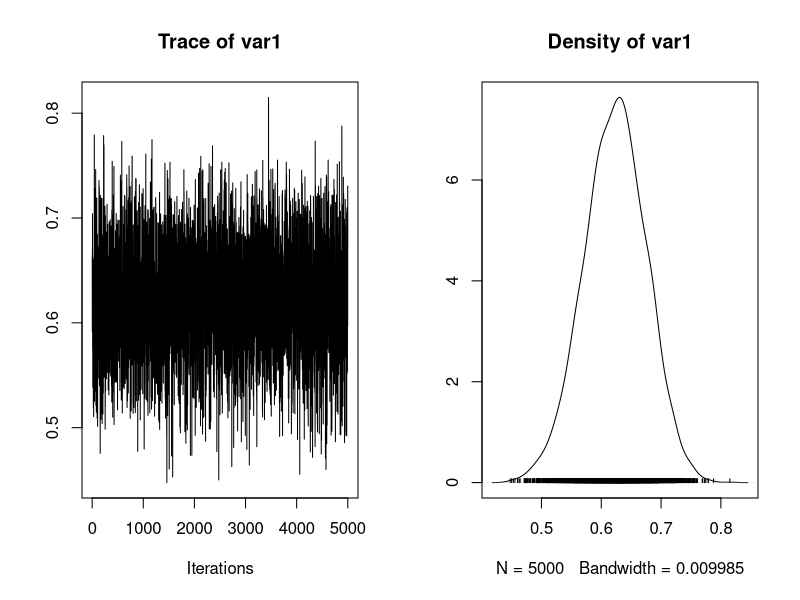
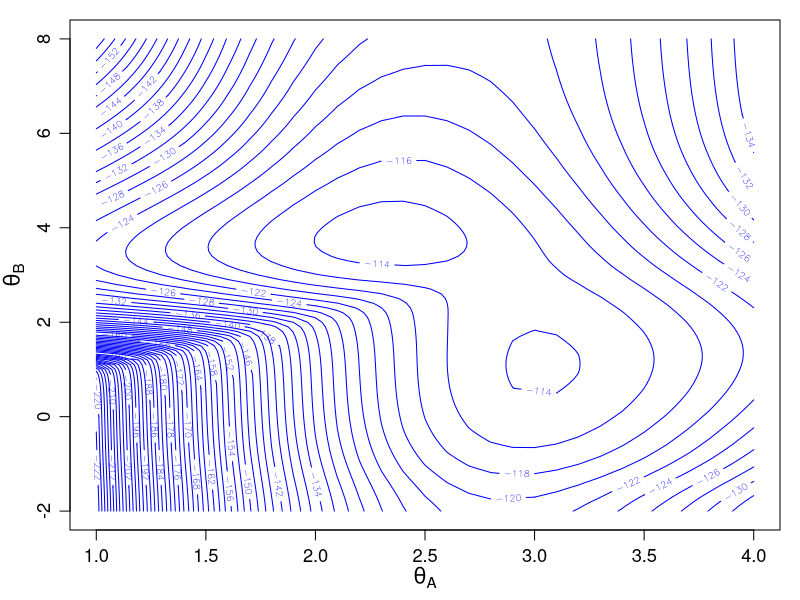
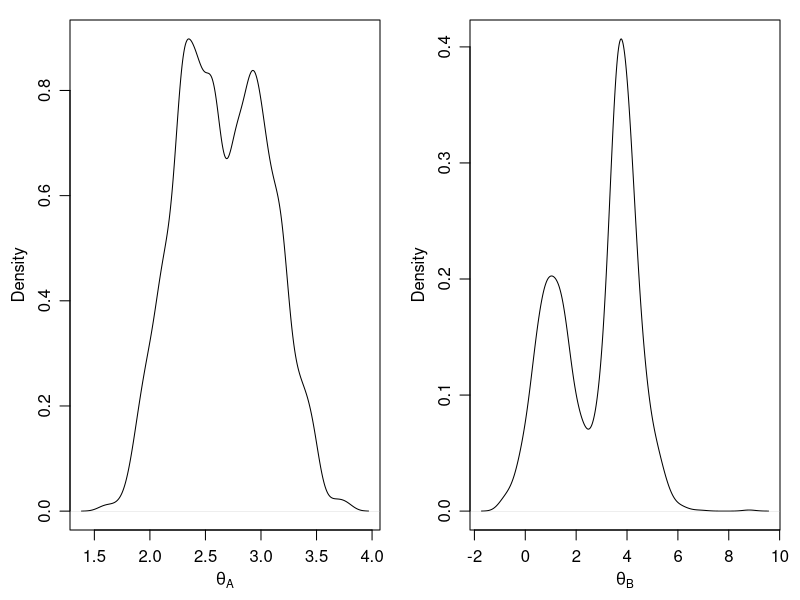
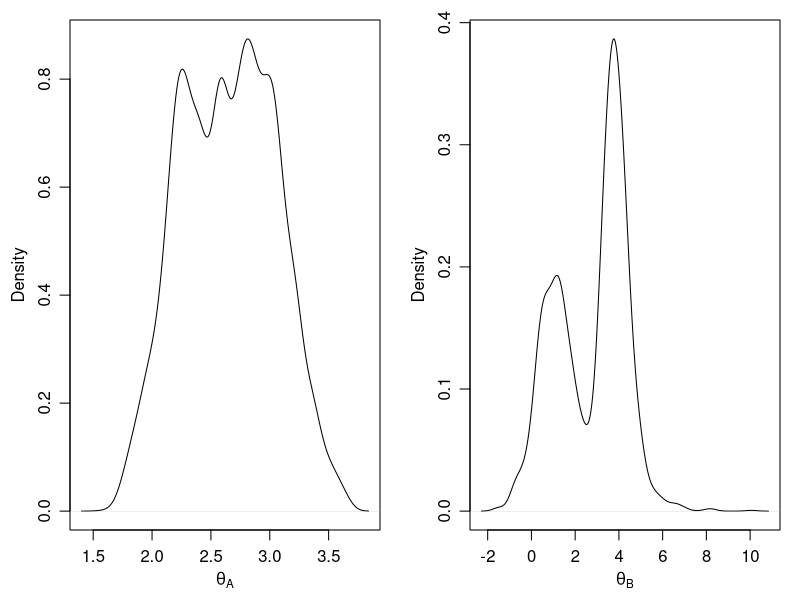
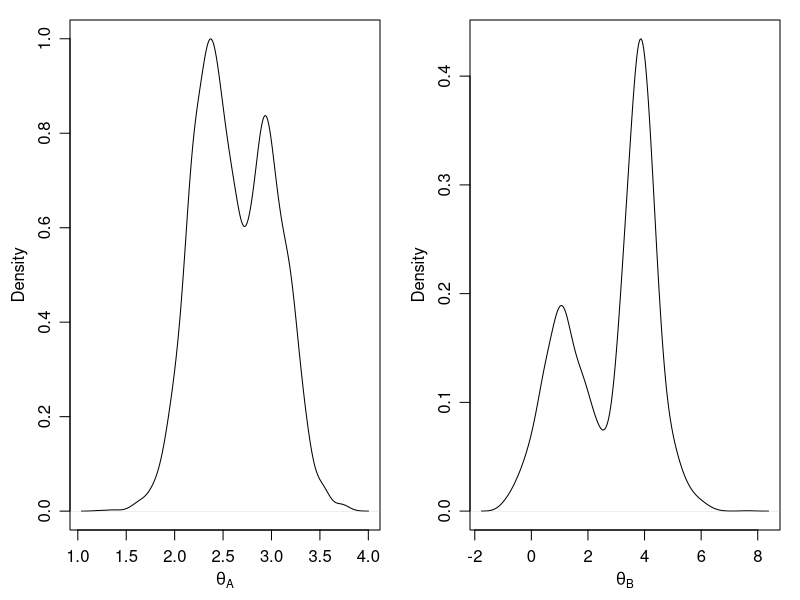
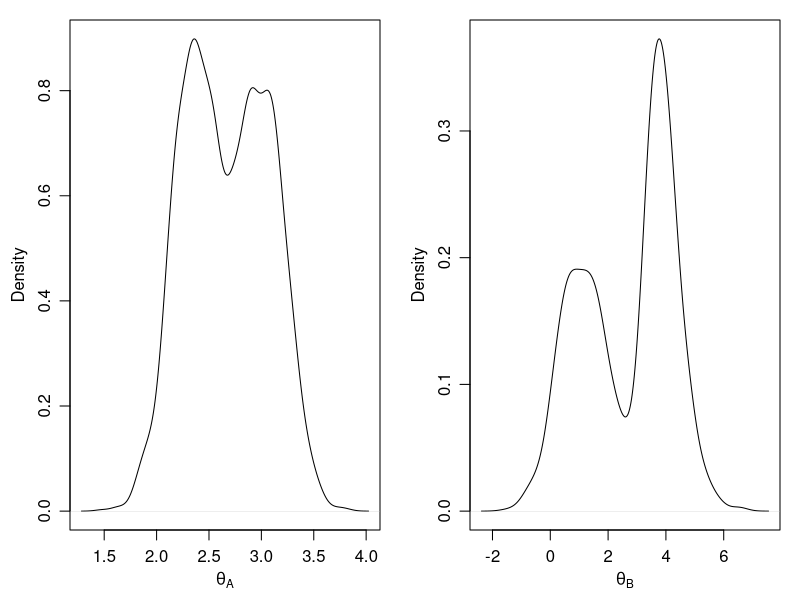
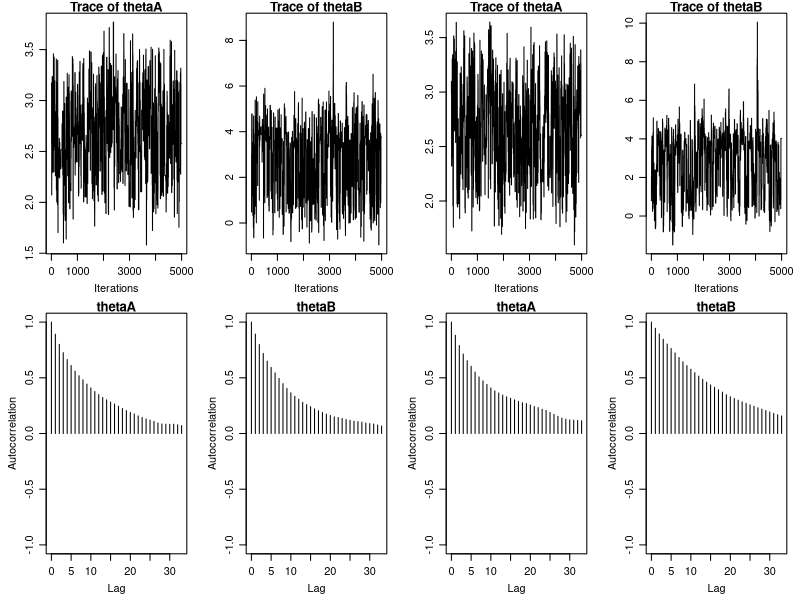
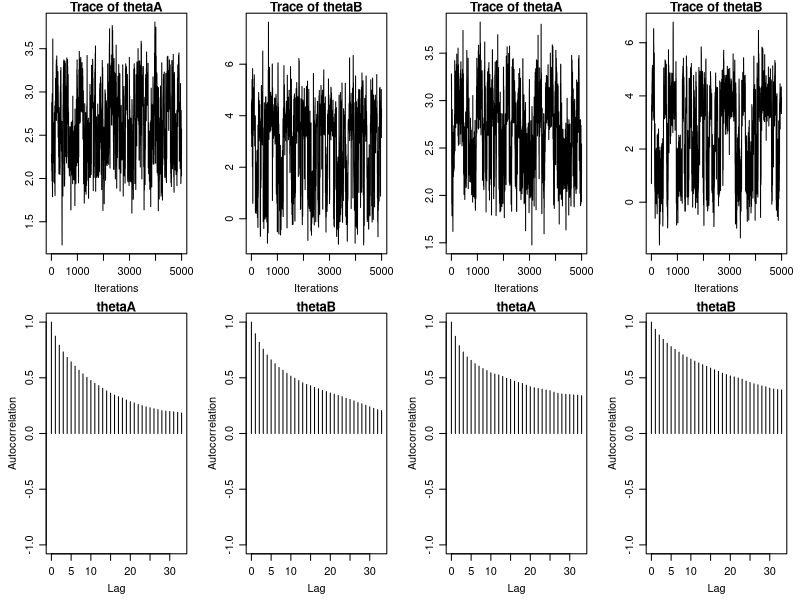

R code for these plots, in order:
####### Tutorial 9 codes

require(LearnBayes)
require(coda)

### Problem 1
## (b) Gibbs sampler
y <- c(125,18,20,34)
# y <- c(14,0,1,5)
T <- 10^4
theta.trace <- numeric(T)
z.trace <- numeric(T)
theta.old <- 0.5	# initialize theta

set.seed(4234)
for (i in 1:T) {
	z.new <- rbinom(1,y[1],2/(2+theta.old))
	theta.new <- rbeta(1,y[1]-z.new+y[4]+1,y[2]+y[3]+1)
	theta.trace[i] <- theta.new
	z.trace[i] <- z.new
	theta.old <- theta.new
}

# traceplot and density plot of theta
plot(mcmc(theta.trace[5001:T]))

# posterior mean and sd of theta
mean(theta.trace[5001:T])
sd(theta.trace[5001:T])



### Problem 2
y <- c(9.3,4.9,3.5,26.0,0.6,1.0,3.5,26.9,2.6,20.4,1.0,10.0,1.7,11.3,7.7,
      14.1,24.8,3.8,8.4,1.1,24.5,90.7,16.4,30.7,8.5,5.9,14.7,0.5,99.5,35.2)
n <- length(y)

## (b)
logpost <- function(theta,y){
	lambdaA <- exp(theta[1])
	lambdaB <- exp(theta[2])
	return(sum(log(0.8*exp(-y/lambdaA)/lambdaA + 0.2*exp(-y/lambdaB)/lambdaB)))
}

# contour plot
theta1 <- seq(from=1, to=4, by=0.1)
theta2 <- seq(from=-2, to=8, by=0.1)
z <- matrix(0,length(theta1),length(theta2))
for (i in 1:length(theta1)){
	for (j in 1:length(theta2)){
		theta <- c(theta1[i], theta2[j])
		z[i,j] <- logpost(theta,y)    
}}

par(mar=c(3.5,3.5,1,1))
par(mgp=c(2.1,0.8,0))
contour(x=theta1,y=theta2,z,col="blue",nlevels=40,
        xlab=expression(theta[A]),ylab=expression(theta[B]),
        cex.axis=1.1,cex.lab=1.3)

## (c)
(out1 <- optim(par=c(3,0),fn=logpost,hessian=TRUE,control=list(fnscale=-1),y=y))
		
## (d)
(out2 <- optim(par=c(2,4),fn=logpost,hessian=TRUE,control=list(fnscale=-1),y=y))

## (f)
# starting at the 1st mode
post.mode <- out1$par
post.cov <- -solve(out1$hessian)

T <- 10^4
start <- post.mode
proposal <- list(var=post.cov,scale=3)
set.seed(4234)
fit1.1<- rwmetrop(logpost,proposal,start,T,y)
fit1.1$accept

# density plot
par(mar=c(3.5,3.5,1,1))
par(mgp=c(2.1,0.8,0))
par(mfrow=c(1,2))
plot(density(fit1.1$par[5001:T,1]),main="",xlab=expression(theta[A]))
plot(density(fit1.1$par[5001:T,2]),main="",xlab=expression(theta[B]))

# starting at the 2nd mode
post.mode <- out2$par
post.cov <- -solve(out2$hessian)

T <- 10^4
start <- post.mode
proposal <- list(var=post.cov,scale=3)
set.seed(4234)
fit1.2 <- rwmetrop(logpost,proposal,start,T,y)
fit1.2$accept

# density plot
par(mar=c(3.5,3.5,1,1))
par(mgp=c(2.1,0.8,0))
par(mfrow=c(1,2))
plot(density(fit1.2$par[5001:T,1]),main="",xlab=expression(theta[A]))
plot(density(fit1.2$par[5001:T,2]),main="",xlab=expression(theta[B]))

## (g)
# starting at the 1st mode
post.mode <- out1$par
post.cov <- -solve(out1$hessian)
post.sd <- sqrt(diag(post.cov))
set.seed(4234)
fit2.1 <- gibbs(logpost,start,T,2*post.sd,y)
fit2.1$accept

# density plots
par(mar=c(3.5,3.5,1,1))
par(mgp=c(2.1,0.8,0))
par(mfrow=c(1,2))
plot(density(fit2.1$par[5001:T,1]),main="",xlab=expression(theta[A]))
plot(density(fit2.1$par[5001:T,2]),main="",xlab=expression(theta[B]))

# starting at the 2nd mode
post.mode <- out2$par
post.cov <- -solve(out2$hessian)
post.sd <- sqrt(diag(post.cov))
set.seed(4234)
fit2.2 <- gibbs(logpost,start,T,2*post.sd,y)
fit2.2$accept

# density plots
par(mar=c(3.5,3.5,1,1))
par(mgp=c(2.1,0.8,0))
par(mfrow=c(1,2))
plot(density(fit2.2$par[5001:T,1]),main="",xlab=expression(theta[A]))
plot(density(fit2.2$par[5001:T,2]),main="",xlab=expression(theta[B]))


## (h) trace plots and autocorrelation plots
mcmcobj1.1 <- mcmc(fit1.1$par[5001:T,])
mcmcobj1.2 <- mcmc(fit1.2$par[5001:T,])
mcmcobj2.1 <- mcmc(fit2.1$par[5001:T,])
mcmcobj2.2 <- mcmc(fit2.2$par[5001:T,])
colnames(mcmcobj1.1) <- c("thetaA","thetaB")
colnames(mcmcobj1.2) <- c("thetaA","thetaB")
colnames(mcmcobj2.1) <- c("thetaA","thetaB")
colnames(mcmcobj2.2) <- c("thetaA","thetaB")

par(mar=c(3.5,3.5,1,1))
par(mgp=c(2.1,0.8,0))
par(mfrow=c(2,4))
traceplot(mcmcobj1.1)
traceplot(mcmcobj1.2)
autocorr.plot(mcmcobj1.1,auto.layout=FALSE)
autocorr.plot(mcmcobj1.2,auto.layout=FALSE)	

par(mar=c(3.5,3.5,1,1))
par(mgp=c(2.1,0.8,0))
par(mfrow=c(2,4))
traceplot(mcmcobj2.1)
traceplot(mcmcobj2.2)
autocorr.plot(mcmcobj2.1,auto.layout=FALSE)
autocorr.plot(mcmcobj2.2,auto.layout=FALSE)	
		
